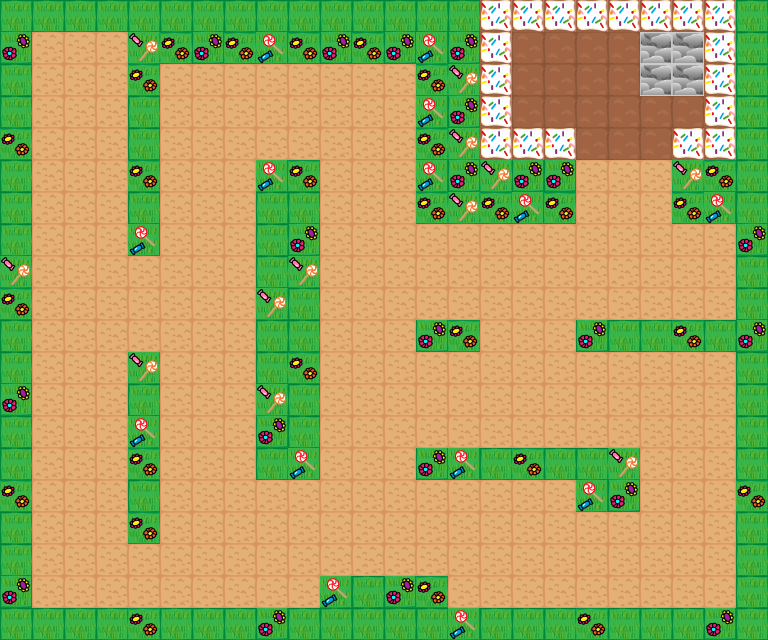

This is a level from a 2D game, rendered from its Tiled map with the project's own tilesets. A one-line summary and the complete map file follow:
An orthogonal 24x20 tile map with 32x32 px tiles, 1 tile layer (Calque de Tile 1).

<map version="1.0" orientation="orthogonal" renderorder="right-down" width="24" height="20" tilewidth="32" tileheight="32" nextobjectid="1">
 <tileset firstgid="1" name="HGTileset" tilewidth="32" tileheight="32">
  <image source="../Assets/TilesHGPS.png" width="160" height="64" />
 </tileset>
 <layer name="Calque de Tile 1" width="24" height="20">
  <data encoding="csv">
10,10,10,10,10,10,10,10,10,10,10,10,10,10,10,3,3,3,3,3,3,3,3,10,
8,1,1,1,7,9,8,9,6,9,8,9,8,6,8,3,2,2,2,2,4,4,3,10,
10,1,1,1,9,1,1,1,1,1,1,1,1,9,7,3,2,2,2,2,4,4,3,10,
10,1,1,1,10,1,1,1,1,1,1,1,1,6,8,3,2,2,2,2,2,2,3,10,
9,1,1,1,10,1,1,1,1,1,1,1,1,9,7,3,3,3,2,2,2,3,3,10,
10,1,1,1,9,1,1,1,6,9,1,1,1,6,8,7,8,8,1,1,1,7,9,10,
10,1,1,1,10,1,1,1,10,10,1,1,1,9,7,9,6,9,1,1,1,9,6,10,
10,1,1,1,6,1,1,1,10,8,1,1,1,1,1,1,1,1,1,1,1,1,1,8,
7,1,1,1,1,1,1,1,10,7,1,1,1,1,1,1,1,1,1,1,1,1,1,10,
9,1,1,1,1,1,1,1,7,10,1,1,1,1,1,1,1,1,1,1,1,1,1,10,
10,1,1,1,1,1,1,1,10,10,1,1,1,8,9,1,1,1,8,10,10,9,10,8,
10,1,1,1,7,1,1,1,10,9,1,1,1,1,1,1,1,1,1,1,1,1,1,10,
8,1,1,1,10,1,1,1,7,10,1,1,1,1,1,1,1,1,1,1,1,1,1,10,
10,1,1,1,6,1,1,1,8,10,1,1,1,1,1,1,1,1,1,1,1,1,1,10,
10,1,1,1,9,1,1,1,10,6,1,1,1,8,6,10,9,10,10,7,1,1,1,10,
9,1,1,1,10,1,1,1,1,1,1,1,1,1,1,1,1,1,6,8,1,1,1,9,
10,1,1,1,9,1,1,1,1,1,1,1,1,1,1,1,1,1,1,1,1,1,1,10,
10,1,1,1,1,1,1,1,1,1,1,1,1,1,1,1,1,1,1,1,1,1,1,10,
8,1,1,1,1,1,1,1,1,1,6,10,8,9,1,1,1,1,1,1,1,1,1,10,
10,10,10,10,9,10,10,10,8,10,10,10,10,10,6,10,10,10,9,10,10,10,8,10
</data>
 </layer>
</map>